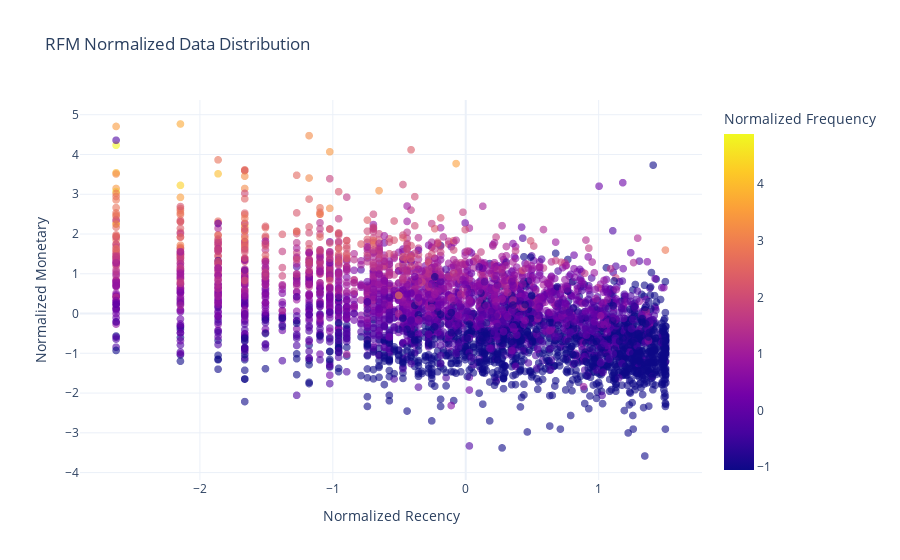

Notebook code cell kept with this figure:
### Code cell
fig = px.scatter(
    normal_,
    x='Recency',
    y='Monetary',
    color='Frequency',
    title='RFM Normalized Data Distribution',
    template='plotly_white',
    labels={
        'Recency': 'Normalized Recency',
        'Monetary': 'Normalized Monetary',
        'Frequency': 'Normalized Frequency'
    }
)
fig.update_traces(marker=dict(size=8, opacity=0.6))
fig.show()

### Figure 1 — Plotly figure (JSON) as saved in the notebook; plotly's stock layout.template omitted (floating-point values rounded to 4 significant figures; data arrays with more than 128 entries replaced by an {"elided": "..."} marker saying what was removed)
{"data": [{"hovertemplate": "Normalized Recency=%{x}<br>Normalized Monetary=%{y}<br>Normalized Frequency=%{marker.color}<extra></extra>", "legendgroup": "", "marker": {"color": {"elided": "4338 float values"}, "coloraxis": "coloraxis", "opacity": 0.6, "size": 8, "symbol": "circle"}, "mode": "markers", "name": "", "showlegend": false, "type": "scattergl", "x": {"elided": "4338 float values"}, "xaxis": "x", "y": {"elided": "4338 float values"}, "yaxis": "y"}], "layout": {"coloraxis": {"colorbar": {"title": {"text": "Normalized Frequency"}}, "colorscale": [[0, "#0d0887"], [0.1111, "#46039f"], [0.2222, "#7201a8"], [0.3333, "#9c179e"], [0.4444, "#bd3786"], [0.5556, "#d8576b"], [0.6667, "#ed7953"], [0.7778, "#fb9f3a"], [0.8889, "#fdca26"], [1, "#f0f921"]]}, "legend": {"tracegroupgap": 0}, "title": {"text": "RFM Normalized Data Distribution"}, "xaxis": {"anchor": "y", "domain": [0, 1], "title": {"text": "Normalized Recency"}}, "yaxis": {"anchor": "x", "domain": [0, 1], "title": {"text": "Normalized Monetary"}}}}
